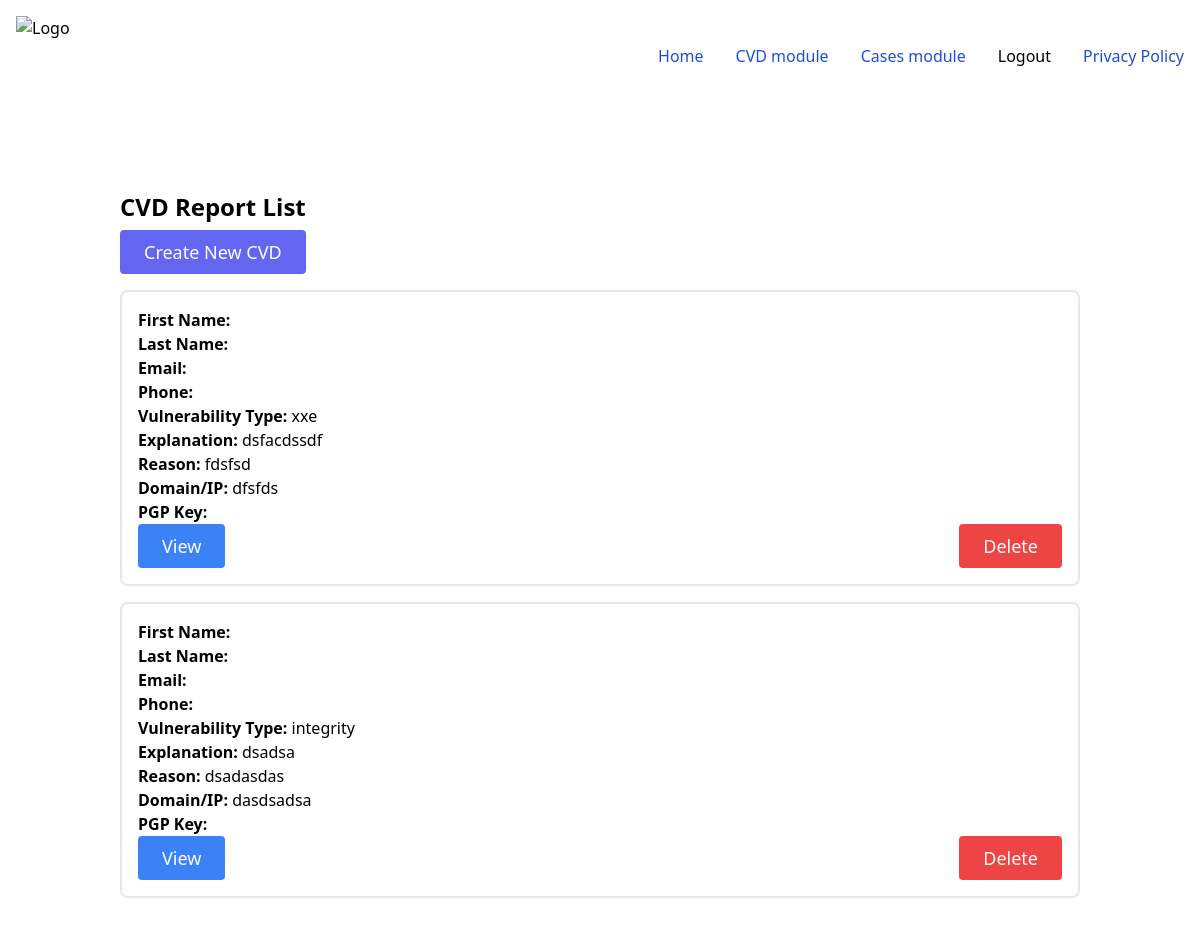
Page /cvd/ (signed in) on the earlier database version.
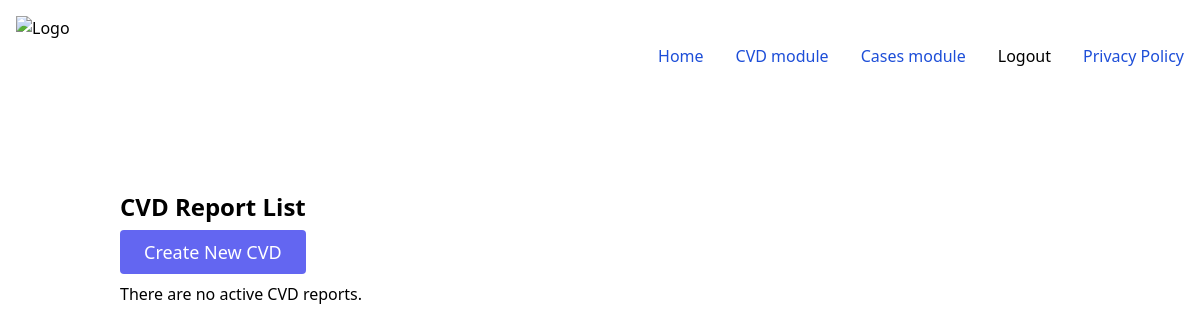
Same page on the later database version.
### cvd_service/models.py (models this page shows, shortened)
class CvdReport(models.Model):
    VULNERABILITY_TYPES = (
        ('injection', 'Injection'),
        ('broken_auth', 'Broken Authentication'),
        ('data_exposure', 'Sensitive Data Exposure'),
        ('xxe', 'XML External Entities (XXE)'),
        ('misconfigurations', 'Security Misconfigurations'),
        ('xss', 'Cross-Site Scripting (XSS)'),
        ('access_control', 'Broken Access Control'),
        ('insecure_deserialization', 'Insecure Deserialization'),
        ('availability', 'Availability'),
        ('integrity', 'Integrity'),
        ('confidentiality', 'Confidentiality'),
    )
    """
    Applicable reference(s):
    A3:2017-Sensitive Data Exposure

    """
    first_name = encrypt(models.CharField(
        max_length=100, blank=True, null=True))
    last_name = encrypt(models.CharField(
        max_length=100, blank=True, null=True))
    email = encrypt(models.EmailField())  # Email is required
    phone = encrypt(models.CharField(max_length=20, blank=True, null=True))
    vulnerability_type = models.CharField(
        max_length=30, choices=VULNERABILITY_TYPES)  # Vulnerability type is required
    explanation = models.TextField()  # Explanation is required
    vulnerability_reason = models.TextField()  # Reason is required
    domain_or_ip = models.TextField()  # Domain/IP is required
    pgp_key = encrypt(models.TextField())

### cvd_service/views.py (the view)
# urls.py: path("", views.CVDListView.as_view(), name='cvd_list'),
class CVDListView(LoginRequiredMixin, generic.ListView):
    model = CvdReport
    template_name = 'cvd_service/cvd_list.html'
    context_object_name = 'cvd_list'
    def get_queryset(self):
        try:
            return CvdReport.objects.all()
        except Exception as e:
            logger.error('Error in CVDListView.get_queryset: %s', e)
            raise

### cvd_service/templates/cvd_service/cvd_list.html (shortened to what this page needs)
{% extends 'base_app/base.html' %}  {% block content %}
<div class="container mx-auto px-4 sm:px-8">
  <div class="py-8">
    <h2 class="text-2xl font-semibold leading-tight">CVD Report List</h2>
    <div class="my-2 flex sm:flex-row flex-col">
      <a
        href="{% url 'cvd_service:create_cvd' %}"
        class="text-white bg-indigo-500 border-0 py-2 px-6 focus:outline-none hover:bg-indigo-600 rounded text-lg"
        >Create New CVD</a
      >
    </div>
    {% if not cvd_list %}
    <p>There are no active CVD reports.</p>
    {% else %} {% for cvd in cvd_list %}
    <div class="py-2">
      <div class="flex flex-col border-2 rounded-lg p-4 bg-white">
        <p><strong>First Name:</strong> {{ cvd.first_name }}</p>
        <p><strong>Last Name:</strong> {{ cvd.last_name }}</p>
        <p><strong>Email:</strong> {{ cvd.email }}</p>
        <p><strong>Phone:</strong> {{ cvd.phone }}</p>
        <p><strong>Vulnerability Type:</strong> {{ cvd.vulnerability_type }}</p>
        <p><strong>Explanation:</strong> {{ cvd.explanation }}</p>
        <p><strong>Reason:</strong> {{ cvd.vulnerability_reason }}</p>
        <p><strong>Domain/IP:</strong> {{ cvd.domain_or_ip }}</p>
        <p><strong>PGP Key:</strong> {{ cvd.pgp_key }}</p>
        {% if user.is_authenticated %}
        <div class="flex justify-between">
          <a
            href="{% url 'cvd_service:cvd_detail' cvd.id %}"
            class="text-white bg-blue-500 border-0 py-2 px-6 focus:outline-none hover:bg-blue-600 rounded text-lg"
            >View</a
          >
          <form
            method="POST"
            action="{% url 'cvd_service:delete_cvd' cvd.id %}"
          >
            <button
              type="submit"
              class="text-white bg-red-500 border-0 py-2 px-6 focus:outline-none hover:bg-red-600 rounded text-lg"
            >
              Delete
            </button>
          </form>
        </div>
        {% endif %}
      </div>
    </div>
    {% endfor %} {% endif %}
  </div>
</div>
{% endblock %}

Differences in the rows shown:
removed CvdReport: vulnerability_type "xxe", explanation "dsfacdssdf", vulnerability_reason "fdsfsd", domain_or_ip "dfsfds"
removed CvdReport: vulnerability_type "integrity", explanation "dsadsa", vulnerability_reason "dsadasdas", domain_or_ip "dasdsadsa"
Other differences:
text now shown: "There are no active CVD reports."
